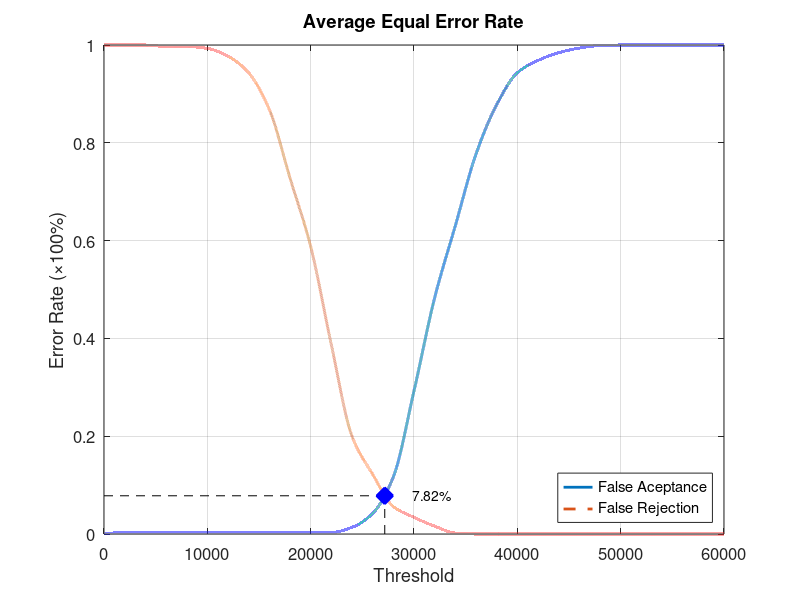
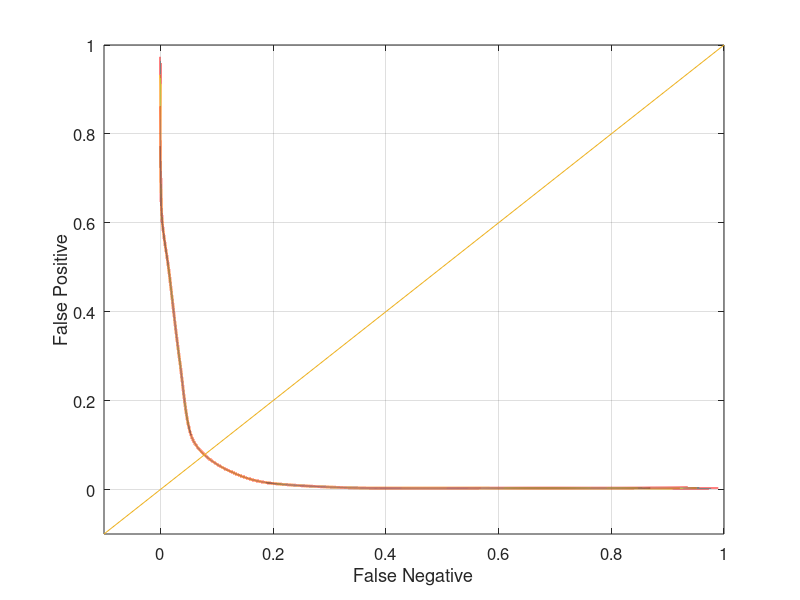

These figures' MATLAB source, in order:
function yEER = Database4Average
close all;
clear;
clc;
x = 0:2000:60000;
xq = 0:0.5:60000;

y0 = [0 0.0031579 0.0031579 0.0031579 0.0031579 0.0031579 0.0031579 0.0031579 0.0031579 0.0031579 0.0031579 0.0031579 0.0136842 0.0421053 0.116842 0.292632 0.483158 0.630526 0.776842 0.877895 0.943158 0.968421 0.98421 0.993684 0.998947 1 1 1 1 1 1];
yy0 = interp1(x, y0, xq, 'pchip');
y1 = [1 1 1 0.997 0.997 0.993 0.977 0.943 0.868 0.728 0.588 0.387 0.2 0.122 0.056 0.034 0.016 0.002 0 0 0 0 0 0 0 0 0 0 0 0 0];
yy1 = interp1(x, y1, xq, 'pchip');

% Calculating EER: 
y2 = abs(y0 - y1);
find(y2 == min(y2))
yy2 = abs(yy0 - yy1);
xEER = find(yy2 == min(yy2));
xEERIndex = xq(xEER) % X-axis EER
yEER = yy0(xEER) % Y-axis EER

main = figure
plot(xq, yy0,'-','LineWidth', 2);	hold on
plot(xq, yy1,'--','LineWidth', 2);	hold on
plot([xEERIndex xEERIndex], [0 yEER], 'k--');	hold on
plot([0 xEERIndex], [yEER yEER], 'k--');	hold on
plot(xEERIndex, yEER, 'bx', 'LineWidth', 10);	hold on
text(xEERIndex + 10 * xEERIndex / 100, yEER, [num2str(round((10000 * yEER)) / 100) '%'])
legend('False Aceptance', 'False Rejection', 'Location', 'SouthEast')
xlabel('Threshold')
ylabel('Error Rate (\times100%)')
title('Average Equal Error Rate')
set(gca, 'FontSize', 12)
axis([0 60000 0 1])
grid on

print(main, 'Database4AverageMain', '-dpng');
FNRxFPR = figure('Color', [1 1 1]);
plot(yy1, yy0, '-', yy1, yy0, 'LineWidth', 2);
hold on
y = -0.1:0.1:1
plot(y, y); 
set(gca, 'FontSize', 12)
xlabel('False Negative')
ylabel('False Positive')
axis([-0.1 1 -0.1 1])
set(gca, 'FontSize', 12)
grid on

print(FNRxFPR, 'Database4AverageFNRxFPR','-dpng');
end
